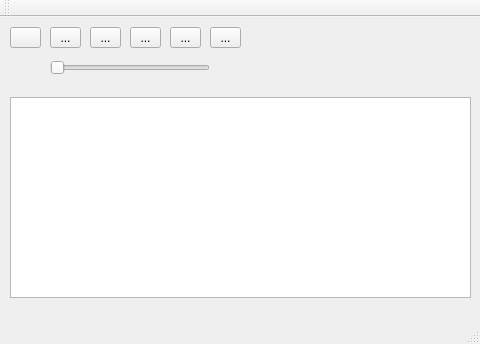
<?xml version="1.0" encoding="UTF-8"?>
<ui version="4.0">
 <class>AudioPlayer</class>
 <widget class="QMainWindow" name="AudioPlayer">
  <property name="geometry">
   <rect>
    <x>0</x>
    <y>0</y>
    <width>480</width>
    <height>344</height>
   </rect>
  </property>
  <property name="windowTitle">
   <string>AudioPlayer</string>
  </property>
  <widget class="QWidget" name="centralWidget">
   <widget class="QTableView" name="playlistView">
    <property name="geometry">
     <rect>
      <x>10</x>
      <y>80</y>
      <width>461</width>
      <height>201</height>
     </rect>
    </property>
   </widget>
   <widget class="QLabel" name="currentTrack">
    <property name="geometry">
     <rect>
      <x>259</x>
      <y>10</y>
      <width>211</width>
      <height>20</height>
     </rect>
    </property>
    <property name="text">
     <string/>
    </property>
   </widget>
   <widget class="QToolButton" name="addbtn">
    <property name="geometry">
     <rect>
      <x>10</x>
      <y>10</y>
      <width>31</width>
      <height>21</height>
     </rect>
    </property>
    <property name="text">
     <string/>
    </property>
    <property name="icon">
     <iconset resource="buttons.qrc">
      <normaloff>:/buttons/plus.png</normaloff>:/buttons/plus.png</iconset>
    </property>
   </widget>
   <widget class="QToolButton" name="playbtn">
    <property name="geometry">
     <rect>
      <x>130</x>
      <y>10</y>
      <width>31</width>
      <height>21</height>
     </rect>
    </property>
    <property name="text">
     <string>...</string>
    </property>
    <property name="icon">
     <iconset resource="buttons.qrc">
      <normaloff>:/buttons/play.png</normaloff>:/buttons/play.png</iconset>
    </property>
   </widget>
   <widget class="QToolButton" name="nextbtn">
    <property name="geometry">
     <rect>
      <x>210</x>
      <y>10</y>
      <width>31</width>
      <height>21</height>
     </rect>
    </property>
    <property name="text">
     <string>...</string>
    </property>
    <property name="icon">
     <iconset resource="buttons.qrc">
      <normaloff>:/buttons/skip-next.png</normaloff>:/buttons/skip-next.png</iconset>
    </property>
   </widget>
   <widget class="QToolButton" name="previousbtn">
    <property name="geometry">
     <rect>
      <x>50</x>
      <y>10</y>
      <width>31</width>
      <height>21</height>
     </rect>
    </property>
    <property name="text">
     <string>...</string>
    </property>
    <property name="icon">
     <iconset resource="buttons.qrc">
      <normaloff>:/buttons/skip-previous.png</normaloff>:/buttons/skip-previous.png</iconset>
    </property>
   </widget>
   <widget class="QToolButton" name="stopbtn">
    <property name="geometry">
     <rect>
      <x>90</x>
      <y>10</y>
      <width>31</width>
      <height>21</height>
     </rect>
    </property>
    <property name="text">
     <string>...</string>
    </property>
    <property name="icon">
     <iconset resource="buttons.qrc">
      <normaloff>:/buttons/stop.png</normaloff>:/buttons/stop.png</iconset>
    </property>
   </widget>
   <widget class="QToolButton" name="pausebtn">
    <property name="geometry">
     <rect>
      <x>170</x>
      <y>10</y>
      <width>31</width>
      <height>21</height>
     </rect>
    </property>
    <property name="text">
     <string>...</string>
    </property>
    <property name="icon">
     <iconset resource="buttons.qrc">
      <normaloff>:/buttons/pause.png</normaloff>:/buttons/pause.png</iconset>
    </property>
   </widget>
   <widget class="QSlider" name="horizontalSlider">
    <property name="geometry">
     <rect>
      <x>50</x>
      <y>40</y>
      <width>160</width>
      <height>22</height>
     </rect>
    </property>
    <property name="orientation">
     <enum>Qt::Horizontal</enum>
    </property>
   </widget>
  </widget>
  <widget class="QMenuBar" name="menuBar">
   <property name="geometry">
    <rect>
     <x>0</x>
     <y>0</y>
     <width>480</width>
     <height>21</height>
    </rect>
   </property>
  </widget>
  <widget class="QToolBar" name="mainToolBar">
   <attribute name="toolBarArea">
    <enum>TopToolBarArea</enum>
   </attribute>
   <attribute name="toolBarBreak">
    <bool>false</bool>
   </attribute>
  </widget>
  <widget class="QStatusBar" name="statusBar"/>
 </widget>
 <layoutdefault spacing="6" margin="11"/>
 <resources>
  <include location="buttons.qrc"/>
 </resources>
 <connections/>
</ui>
